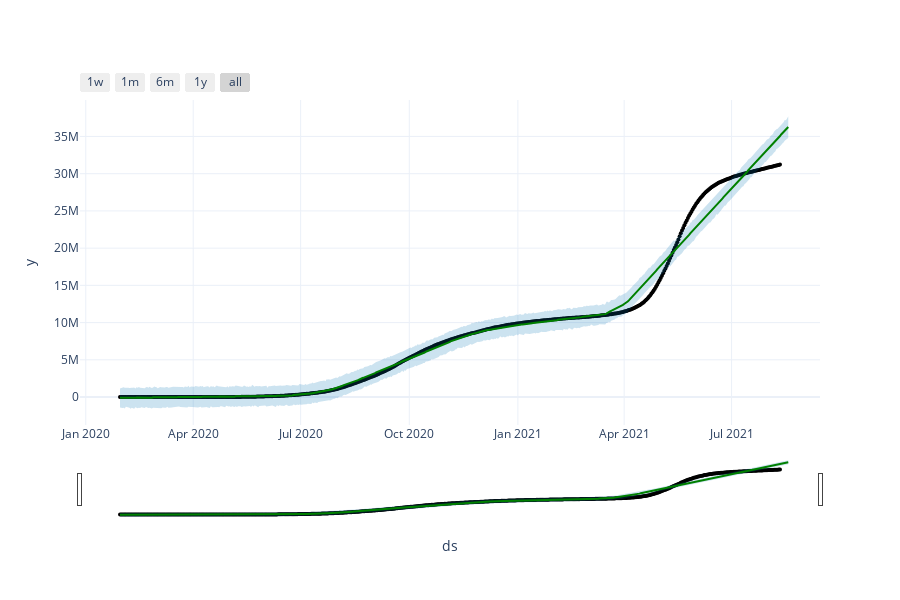

The notebook cell saved with this chart:
### Code cell
#plot for forecast of cured covid cases

plot6 = plot_plotly(mod2, forecast_india_cured) 

plot6.update_layout(template='plotly_white')
plot6.update_traces(line_color='green')
iplot(plot6)

### Figure 1 — Plotly figure (JSON) as saved in the notebook; plotly's stock layout.template omitted (floating-point values rounded to 4 significant figures; data arrays with more than 128 entries replaced by an {"elided": "..."} marker saying what was removed)
{"data": [{"line": {"color": "green"}, "marker": {"color": "black", "size": 4}, "mode": "markers", "name": "Actual", "type": "scatter", "x": {"elided": "560 str values"}, "y": {"elided": "560 int values"}}, {"hoverinfo": "skip", "line": {"color": "green", "width": 0}, "mode": "lines", "type": "scatter", "x": {"elided": "567 str values"}, "y": {"elided": "567 float values"}}, {"fill": "tonexty", "fillcolor": "rgba(0, 114, 178, 0.2)", "line": {"color": "green", "width": 2}, "mode": "lines", "name": "Predicted", "type": "scatter", "x": {"elided": "567 str values"}, "y": {"elided": "567 float values"}}, {"fill": "tonexty", "fillcolor": "rgba(0, 114, 178, 0.2)", "hoverinfo": "skip", "line": {"color": "green", "width": 0}, "mode": "lines", "type": "scatter", "x": {"elided": "567 str values"}, "y": {"elided": "567 float values"}}], "layout": {"height": 600, "showlegend": false, "width": 900, "xaxis": {"rangeselector": {"buttons": [{"count": 7, "label": "1w", "step": "day", "stepmode": "backward"}, {"count": 1, "label": "1m", "step": "month", "stepmode": "backward"}, {"count": 6, "label": "6m", "step": "month", "stepmode": "backward"}, {"count": 1, "label": "1y", "step": "year", "stepmode": "backward"}, {"step": "all"}]}, "rangeslider": {"visible": true}, "title": {"text": "ds"}, "type": "date"}, "yaxis": {"title": {"text": "y"}}}}
